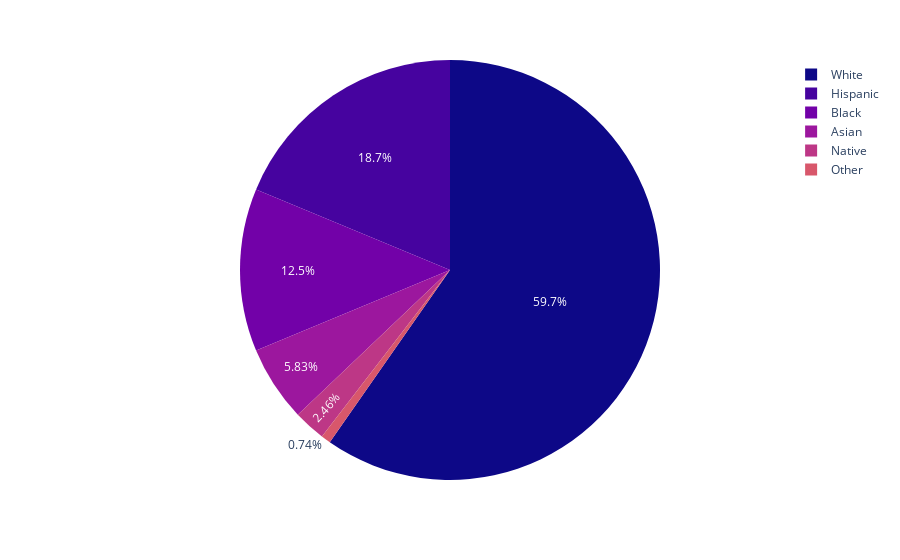

Notebook code for this chart:
### Markdown cell above
Pie chart for racial distribution in US

### Code cell
#https://www.pbs.org/newshour/nation/3-ways-that-the-u-s-population-will-change-over-the-next-decade

distribution = [5.83, 59.7, 18.73, 12.54, 0.74, 2.46]
fig = px.pie(values=distribution, names=races, color_discrete_sequence=px.colors.sequential.Plasma_r[::-1])
fig.show()

### Figure 1 — Plotly figure (JSON) as saved in the notebook; plotly's stock layout.template omitted (floating-point values rounded to 4 significant figures)
{"data": [{"domain": {"x": [0, 1], "y": [0, 1]}, "hovertemplate": "label=%{label}<br>value=%{value}<extra></extra>", "labels": ["Asian", "White", "Hispanic", "Black", "Other", "Native"], "legendgroup": "", "name": "", "showlegend": true, "type": "pie", "values": [5.83, 59.7, 18.73, 12.54, 0.74, 2.46]}], "layout": {"legend": {"tracegroupgap": 0}, "margin": {"t": 60}, "piecolorway": ["#0d0887", "#46039f", "#7201a8", "#9c179e", "#bd3786", "#d8576b", "#ed7953", "#fb9f3a", "#fdca26", "#f0f921"]}}
